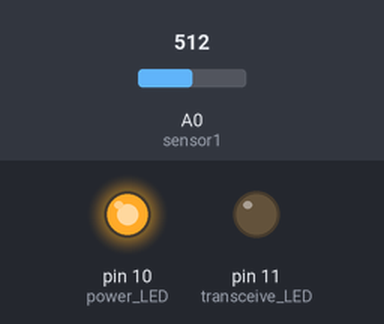
The sketch below on a simulated Arduino Uno, built with avr-gcc and run on an emulated ATmega328P. On the bench: output pins drawn as LEDs (lit = HIGH). The inputs (shaded band) are chosen by the test bench; at power-on: A0 (sensor1) = 512. What the sketch prints to the serial monitor is not drawn.

Above: at 0.7 s.
Timing chart, 0 to 3.0 s (numbered marks = the images above):
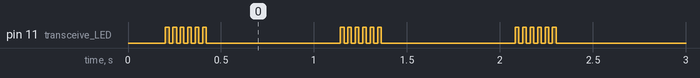

The sketch:

pc_based_soil_moisture_measuring_system.ino
```cpp
float sensor1=A0;
int temp_value;
float temp;
int power_LED=10;
int transceive_LED=11;
void setup()
{
  Serial.begin(9600); //set up serial library baud rate to 9600
  pinMode(transceive_LED,OUTPUT);
   pinMode(power_LED,OUTPUT);
   digitalWrite(power_LED,HIGH);

}
void loop()
{
  temp_value=(int)analogRead(sensor1);
  //temp=temp_value* (5.0 / 1023.0); //convert analog reading to temperature in degree Celsious
  temp=temp_value;
  delay(200);
 //  Serial.println("Soil Sensor: ");
  Serial.println(temp);

  for(int i=0;i<=5;i++){
   digitalWrite(transceive_LED,HIGH);
   delay(20);
   digitalWrite(transceive_LED,LOW);
   delay(20);
 }
  delay(500);
}
```

Measured:
- by itself, pin 11 (transceive_LED): repeats every 0.94 s: 5 × (LOW 0.02 s, HIGH 0.02 s), LOW 0.72 s, HIGH 0.02 s
